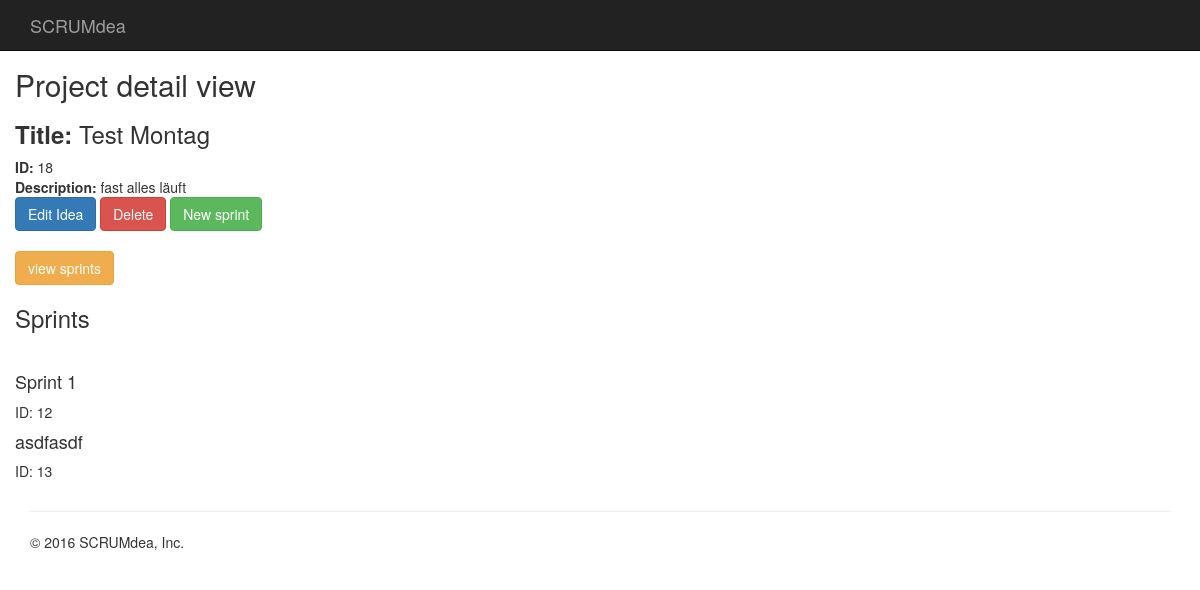
/projects/18/ (signed in), run on an earlier commit of the app's database.
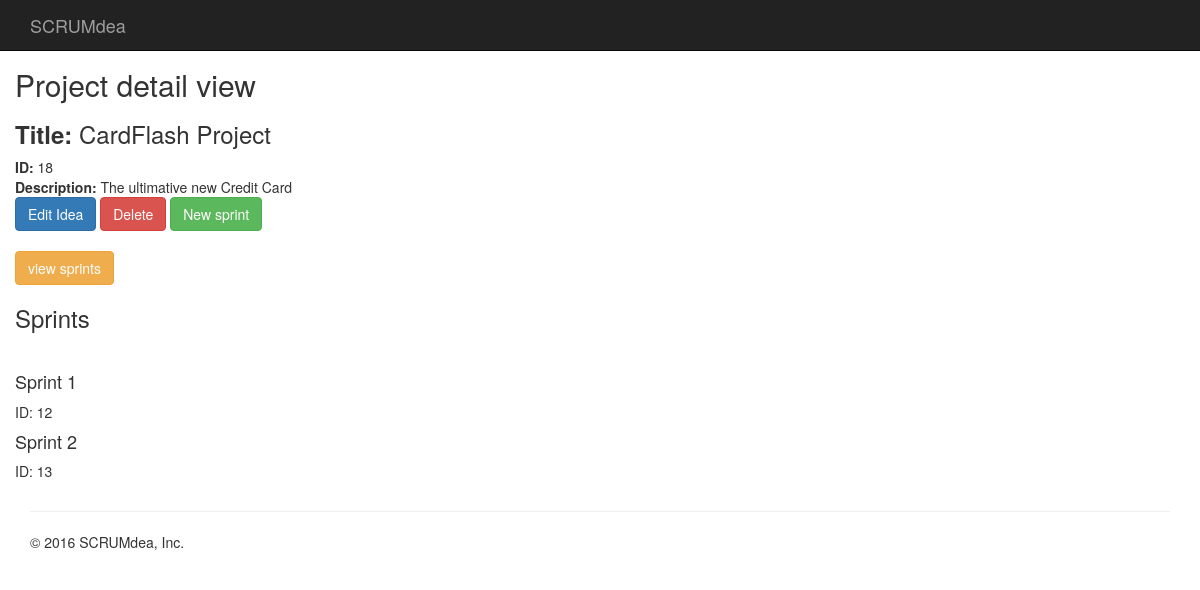
And on a later commit of the database.
### scrumdea/models.py (models this page shows, shortened)
class Project(models.Model):
    name = models.CharField(max_length=100)
    description = models.TextField()
    creation_date = timezone.now()
    finishing_date = models.DateTimeField(null=True)
    visible = models.BooleanField(default=True)

class Sprint(models.Model):
    name = models.CharField(max_length=100)
    project = models.ForeignKey(Project, on_delete=models.CASCADE)
    creation_date = timezone.now()
    finishing_date = models.DateTimeField(null=True)

### scrumdea/views.py (the view)
# urls.py: url(r'^projects/(?P<pk>\d+)/$', views.ProjectDetailView.as_view(), name='project_detail_view'),
class ProjectDetailView(LoginRequiredMixin, DetailView):
    model = src_models.Project
    template_name = 'scrumdea/project/project-detail.html'
    def get_context_data(self, **kwargs):
        context = super(ProjectDetailView, self).get_context_data(**kwargs)
        context['sprints'] = src_models.Sprint.objects.filter(project=self.kwargs['pk'])
        return context

### scrumdea/templates/scrumdea/project/project-detail.html (shortened to what this page needs)
{% extends "scrumdea/base.html" %}
{% block content %}
    <h2>Project detail view</h2>
        <h3><strong>Title: </strong>{{ object.name }}</h3>
        <strong>ID:</strong> {{ object.id }}<br/>
        <strong>Description: </strong>{{ object.description }}<br/>
        <a href="{% url "project_edit_view" pk=object.id %}"> <button type="button" class="btn btn-primary">Edit Idea</button></a>
        <a href="{% url "project_delete_view" pk=object.id %}"> <button type="button" class="btn btn-danger">Delete</button></a>
        <a href="{% url "sprint_create_view" pk=object.id %}"> <button type="button" class="btn btn-success">New sprint</button></a>
        <p> <br><a href="{% url "sprint_list_view" pk=object.id %}"> <button type="button" class="btn btn-warning">view sprints</button></a></p>
    <h3>Sprints</h3>
    <p>&nbsp;</p>
    {% if sprints %}
        {% for sprint in sprints %}
            <h4>{{ sprint.name }}</h4>
            <p>ID: {{ sprint.id }}</p>
        {% endfor %}
    {% endif %}
{% endblock %}

What changed in the data, as far as the page shows it:
changed Project id 18: name "Test Montag" → "CardFlash Project"; description "fast alles läuft" → "The ultimative new Credit Card"
changed Sprint id 13: name "asdfasdf" → "Sprint 2"
